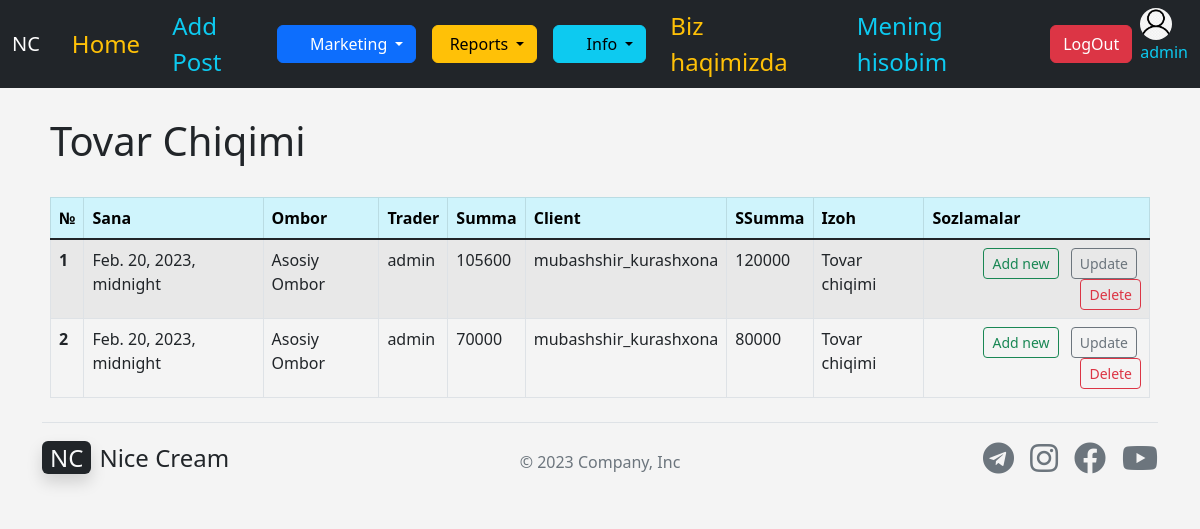
Screenshot of /products/out_product_list/ (signed in) with the database file from the repository.
### apps/accounts/models.py (models this page shows)
class User(AbstractUser):
    USER_TYPE_CHOICES = (
        ('PR', 'Provider'),
        ('CL', 'Client'),
    )
    username = models.CharField(max_length=255,unique=True,)
    first_name = models.CharField(max_length=255, blank=True, null=True)
    last_name = models.CharField(max_length=255, blank=True, null=True)
    phone = models.CharField(max_length=50, blank=True, null=True)
    email = models.EmailField(verbose_name='email address', blank=True, max_length=255, null=True)
    activated_date = models.DateTimeField(blank=True, null=True)
    balance = models.IntegerField(default=0)
    image = models.ImageField(default='user4.png',upload_to='images/', blank=True, null=True)
    address = models.CharField(max_length=255, blank=True, null=True)
    is_active = models.BooleanField(default=True)
    is_staff = models.BooleanField(default=False)
    is_superuser = models.BooleanField(default=False)
    user_type = models.CharField(max_length=50,choices=USER_TYPE_CHOICES, default='PR')
    def __str__(self):
        return self.username

### apps/products/models.py (models this page shows, shortened)
class OutProduct(models.Model):
    out_date = models.DateTimeField('Sana',)
    trader = models.ForeignKey(User, blank=True, null=True, on_delete= models.CASCADE, related_name="buyer_seller", limit_choices_to ={'user_type':'PR'})
    client = models.ForeignKey(User, blank=True, null=True, on_delete= models.CASCADE, related_name="shopkeeper", limit_choices_to ={'user_type':'CL'})
    warehouse = models.ForeignKey(Warehouse, blank=True, null=True, on_delete= models.CASCADE)
    product = models.ForeignKey(Product, blank=True, null=True, on_delete= models.CASCADE)
    quantity = models.IntegerField('Soni',  )
    body_price = models.IntegerField('Tannarxi',  )
    body_summa = models.IntegerField('TanSumma',  )
    price = models.IntegerField('Narxi',  )
    summa = models.IntegerField('Summa',  )
    shop_price = models.IntegerField('Snarxi',  )
    shop_summa = models.IntegerField('Ssumma', )
    profit = models.IntegerField('Foyda', )
    sprofit = models.IntegerField('Sfoyda', )
    comment = models.TextField(blank=True, null=True, default='Tovar chiqimi',)

class Warehouse(models.Model):
    name = models.CharField('Ombor Nomi', max_length=50)
    warehouse_size = models.FloatField(blank=True, null=True,)
    def __str__(self):
        return self.name

### apps/products/views.py (the view)
# urls.py: path('out_product_list/', views.out_product_list, name='out_product_list'),
def out_product_list(request):
    out_product_list = OutProduct.objects.all().order_by('-out_date')
    return render(request, 'products/out_product_list.html', {
        'out_product_list' : out_product_list,
    })

### apps/products/templates/products/out_product_list.html
{% extends 'base.html' %}
{% block content %}
<br>
<h1>Tovar Chiqimi</h1> <br>
<table class="table table-striped table-hover table-bordered">
    <thead class="table-info">
      <tr>
        <th scope="col">№</th>
        <th scope="col">Sana</th>
        <th scope="col">Ombor</th>
        <th scope="col">Trader</th>
        <th scope="col">Summa</th>
        <th scope="col">Client</th>
        <th scope="col">SSumma</th>
        <th scope="col">Izoh</th>
        <th scope="col">Sozlamalar</th>
      </tr>
    </thead>
    <tbody class="table-group-divider">
      {% for product in out_product_list %}
      <tr>
        <th scope="row">{{ forloop.counter }}</th>
        <td>{{ product.out_date }}</td>
        <td>{{ product.warehouse }}</td>
        <td>{{ product.trader }}</td>
        <td>{{ product.summa }}</td>
        <td>{{ product.client }}</td>
        <td>{{ product.shop_summa }}</td>
        <td>{{ product.comment }}</td>
        {% if user.is_superuser %}
        <td align="right">
          <a href="{% url 'add_out_product' %}" class="btn btn-outline-success btn-sm mx-1">Add new</a>
          <a href="{% url 'update_out_product' product.id %}" class="btn btn-outline-secondary btn-sm mx-1">Update</a>
          <a href="{% url 'delete_out_product' product.id %}" class="btn btn-outline-danger btn-sm">Delete</a>
        </td>
            {% endif %}
      </tr>
      {% endfor %}
    </tbody>
  </table>
{% endblock content %}

### templates/navbar.html (shortened to what this page needs)
<nav class="navbar navbar-dark navbar-expand-lg bg-dark">
    <div class="container-fluid">
      <a class="navbar-brand" href="{% url 'home' %}">NC</a>
      <div class="collapse navbar-collapse" id="navbarSupportedContent">
        <a href="{% url 'home' %}" class="nav-link px-3 text-warning fs-4">Home</a>
        <a href="{% url 'post_new' %}" class="nav-link px-3 text-info fs-4">Add Post</a>
        <ul class="navbar-nav me-auto mb-2 mb-lg-0">
          {% if user.is_superuser %}
          <li class="nav-item dropdown">
            <button class="btn btn-primary dropdown-toggle" type="button" data-bs-toggle="dropdown" aria-expanded="false">
              <i class="far fa-cart-arrow-down"></i>  Marketing
          </button>
          </li>
          <li class="nav-item">
            <a class="nav-link" href="#"></a>
          </li>
          <li class="nav-item dropdown">
            <button class="btn btn-warning dropdown-toggle" type="button" data-bs-toggle="dropdown" aria-expanded="false">
                Reports
          </button>
          </li>
          <li class="nav-item">
            <a class="nav-link" href="#"></a>
          </li>
          <li class="nav-item dropdown">
            <button class="btn btn-info dropdown-toggle" type="button" data-bs-toggle="dropdown" aria-expanded="false">
              <i class="far fa-info-circle"></i>  Info
          </button>
          </li>
          {% endif %}
        </ul>
          <a href="{% url 'home' %}" class="nav-link px-4 text-warning fs-4">Biz haqimizda</a>
          {% if user.is_authenticated %}
          <a href="{% url 'home' %}" class="nav-link px-4 text-info fs-4">Mening hisobim</a>
          <a href="{% url 'logout' %}" class="btn btn-danger mt-2 mb-2 mx-2">LogOut</a>
          <div class="d-block">
              {% if user.image %}
              <img src="{{ user.image.url }}" alt="mdo" width="32" height="32" class="rounded-circle">
              {% endif %}
            <p class="text-info">{{ user.username }}</p>
          </div>
          {% else %}
          <a href="{% url 'login' %}" class="btn btn-outline-light me-2">Login</a>
          <a href="{% url 'register_user' %}" class="btn btn-warning">Sign-up</a>
          {% endif %}
      </div>
    </div>
  </nav>

### templates/base.html (style rules this page uses)
body { background: #f4f4f4; }

### rows the page displays
User: image (picture), username "admin"
OutProduct: out_date "Feb. 20, 2023, midnight", warehouse "Asosiy Ombor", trader "admin", summa "105600", client "mubashshir_kurashxona", shop_summa "120000", comment "Tovar chiqimi"
OutProduct: out_date "Feb. 20, 2023, midnight", warehouse "Asosiy Ombor", trader "admin", summa "70000", client "mubashshir_kurashxona", shop_summa "80000", comment "Tovar chiqimi"
